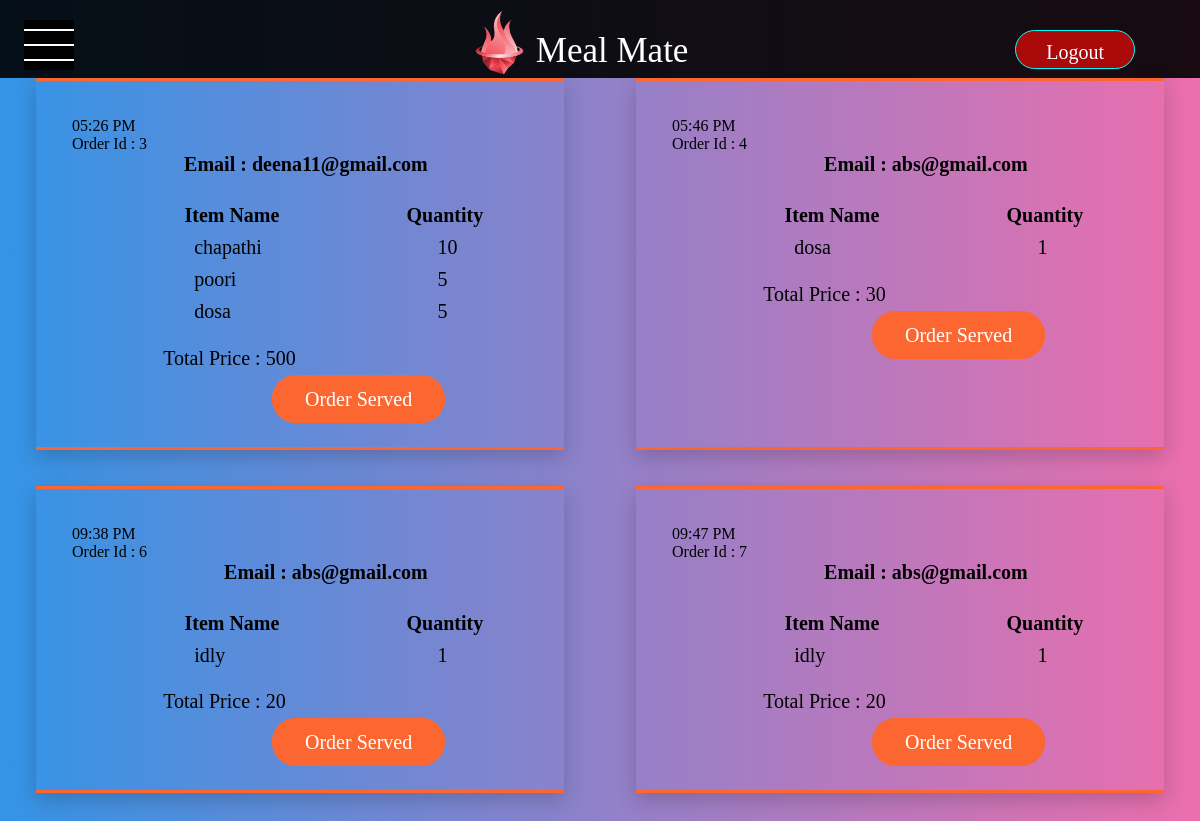
The page /viewOrders (signed in) on the database as committed earlier.
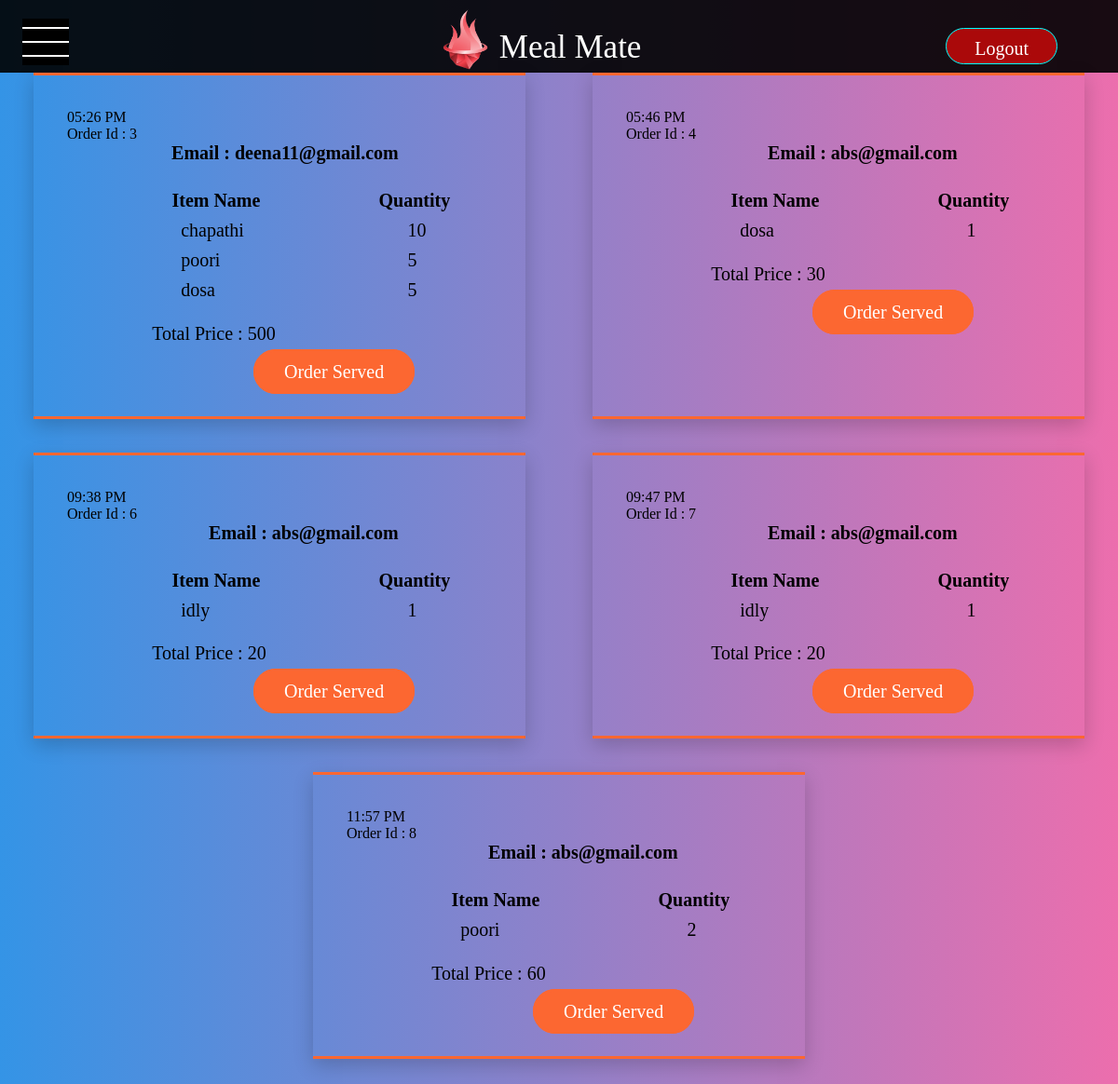
The same page on the database as committed later.
### app.py (models this page shows, shortened)
class orders(db.Model):
    __tablename__ = "orders"
    id = db.Column(db.Integer,primary_key = True)
    email = db.Column(db.Text)
    order = db.Column(db.Text)
    total_price = db.Column(db.Integer)
    time = db.Column(db.Text)

### app.py (the view)
@app.route('/viewOrders')
@login_required
def viewOrders():
    if current_user.is_authenticated and current_user.role == 'employee':
        list_of_orders = []
        all_orders = orders.query.all()
        for order_ in all_orders:
            id = order_.id
            email = order_.email
            items = json.loads(order_.order)
            price = order_.total_price
            time = order_.time
            list_of_orders.append([id,email,items,price,time])
        return render_template('viewOrders.html',list_of_orders = list_of_orders)
    else:
        return 'Entry Restricted! Only Employees Allowed'

### app.py (called while the page is built)
@login_manager.user_loader
def load_user(id):
    return signup.query.get(id)

### templates/viewOrders.html (shortened to what this page needs)
{% extends 'base.html' %}  {% block content %} {% for order in list_of_orders %}
<body class="viewOrdersBody">
    <div class="viewOrders">
      <p>{{ order[4] }}</p>
      <p>Order Id : {{ order[0] }}</p>
      <p class="title">Email : {{ order[1] }}</p>
      <table class="table">
        <tr class="heading">
          <th class="one">Item Name</th>
          <th class="two">Quantity</th>
        </tr>
        {% for item in order[2] %}
        <tr class="order">
          <td class="one">{{ item[0] }}</td>
          <td class="two">{{ item[1] }}</td>
        </tr>
        {% endfor %}
      </table>
      <br />
      <p class="price">Total Price : <span>{{ order[3] }}</span></p>
      <br />
      <a href="/deleteOrder/{{order[0]}}" class="delete_order">Order Served</a>
    </div>
</body>
{% endfor %} {% endblock %}

### templates/base.html (shortened to what this page needs)
<!DOCTYPE html>
<html lang="en">
  <head>
    <link rel="stylesheet" href="static/main.css" />
  </head>
  <body>
    <nav class="navigation">
      <ul class="nav">
        <li class="menu_icon">
          <a href="" onclick="showSideBar(event)" class="show_button"
            ><img src="static\menu_icon.svg" alt="" class="show_button"
          /></a>
        </li>
        <li class="nav_img">
          <img src="static/logo.png" alt="" />
          <p>Meal Mate</p>
        </li>
        <li class="logOut">
          <a href="/logout">
            <p>Logout</p></a
          >
        </li>
      </ul>
    </nav>
    {% block content %} {% endblock %}
  </body>
</html>

### static/main.css (style rules this page uses)
* { margin: 0px; padding: 0px; }
.navigation { width: 100%; height: 78px; background-color: rgba(0, 0, 0, 0.899); opacity: 1; transition: opacity 0.3s ease-in-out; }
.nav { display: flex; list-style: none; align-items: center; vertical-align: middle; justify-content: space-between; }
.menu_icon { padding-left: 2%; margin-bottom: 25px; }
.show_button { margin-bottom: 10%; max-height: 10px; max-width: 10px; }
.nav_img { height: 100px; width: 33%; padding-left: 33%; padding-right: 25%; margin-bottom: 18px; }
.nav_img img { min-width: 30px; min-height: 40px; max-width: 130px; max-height: 70px; display: inline; padding-top: 5px; }
.nav_img p { display: inline; font-size: 35px; vertical-align: 16px; color: white; }
.nav a img { min-width: 50px; min-height: 50px; padding-right: 0px; }
.logOut { margin-right: 65px; margin-bottom: 15px; }
.logOut a { clear: both; float: left; border: 1px solid aqua; border-radius: 30px; padding: 10px; margin-top: 30px; margin-bottom: 40px; padding-left: 30px; padding-right: 30px; background-color: rgba(198, 9, 9, 0.845); color: white; font-weight: 500; margin-left: 5px; font-size: 20px; text-decoration: none; height: 17px; }
.viewOrdersBody { background: linear-gradient(to right, #3494e6, #ec6ead); display: flex; flex-wrap: wrap; justify-content: space-around; }
.viewOrders { margin-top: 0%; margin-right: 0%; margin-bottom: 3%; margin-left: 0%; width: 38%; max-width: 600px; padding: 3% 3%; box-shadow: 0 7px 20px 0 rgba(0, 0, 0, 0.19); border-top: 3px solid rgb(252, 103, 49); border-bottom: 3px solid rgb(252, 103, 49); border-left: none; border-right: none; color: black !important; }
.title { color: black; font-weight: 600; margin-bottom: 1%; margin-right: 5%; padding: 0 17%; font-size: 20px; display: block; height: 20px; float: right; }
.table { display: block; margin-top: 10%; margin-left: 1%; width: 100%; font-size: 20px; }
.heading { width: 100%; height: 30px; }
.heading .one { width: 80%; padding-left: 5%; padding-right: 5%; }
.heading .two { width: 80%; padding-left: 5%; padding-right: 3%; }
.order { width: 100%; height: 30px; }
.order .one { width: 80%; padding-left: 30%; padding-right: 5%; }
.order .two { width: 80%; padding-left: 13%; padding-right: 5%; }
.price { font-size: 20px; margin-left: 20%; }
.price span { color: black; }
.delete_order { clear: both; border: 1px solid aqua; border-radius: 30px; padding: 10px; padding-left: 30px; padding-right: 30px; border: 3px solid rgb(252, 103, 49); color: white; background-color: rgb(252, 103, 49); font-weight: 500; margin-left: 200px; font-size: 20px; text-decoration: none; transition: 5ms all ease-in-out; }

Rows that differ between the two databases and show on the page:
added orders: time "11:57 PM", id "8", email "abs@gmail.com", item "poori", item "2", total_price "60"
